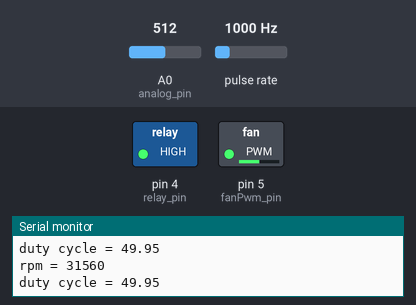
This sketch was run on a simulated Arduino Uno, built with avr-gcc and run on an emulated ATmega328P. Shown: switched loads named in the sketch (green lamp = pin HIGH), the last lines printed to the serial monitor. Wiring (inferred from the names in the program): pulse sensor: data pin 3. Inputs (shaded band) come from the test bench; at power-on: A0 (analog_pin) = 512, pulse rate 1000 Hz.

Above: at 1.2 s.
1.3 s: A0 (analog_pin) set to 0
At 1.6 s:
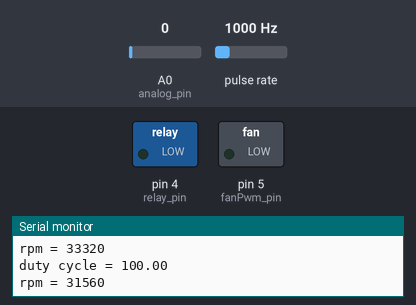
2.8 s: A0 (analog_pin) set to 30
At 3.4 s:
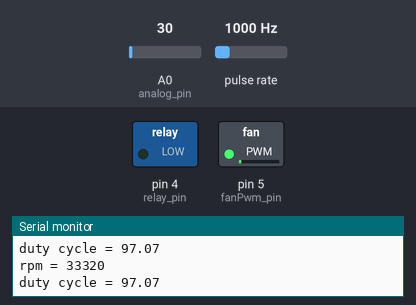
4.3 s: A0 (analog_pin) set to 306
At 4.9 s:
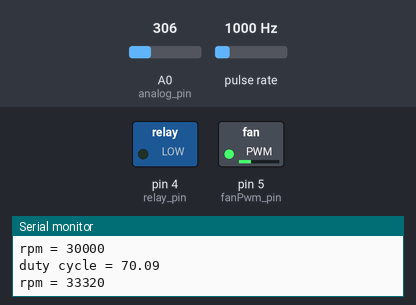
5.8 s: A0 (analog_pin) set to 911
At 6.4 s:
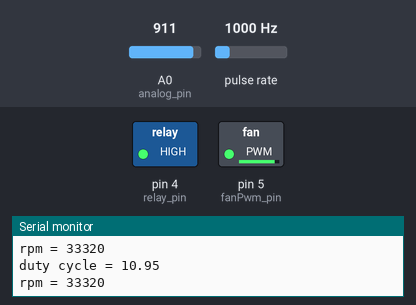
7.3 s: A0 (analog_pin) set to 927
At 7.8 s:
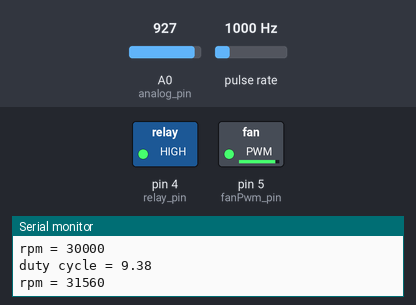
Timing chart, 0 to 10.3 s (numbered marks = the images above; inputs shaded):
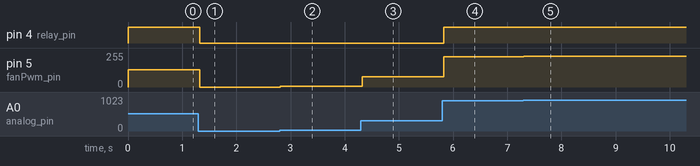

Measured:
- after the input at 1.3 s, pin 4 (relay_pin): HIGH → LOW at once; pin 5 (fanPwm_pin): 128/255 → 0/255 at once
- after the input at 2.8 s, pin 5 (fanPwm_pin): 0/255 → 7/255 at once
- after the input at 4.3 s, pin 5 (fanPwm_pin): 7/255 → 76/255 at once
- after the input at 5.8 s, pin 4 (relay_pin): LOW → HIGH at once; pin 5 (fanPwm_pin): 76/255 → 227/255 at once
- after the input at 7.3 s, pin 5 (fanPwm_pin): 227/255 → 231/255 at once

The sketch:

Fan_test.ino
```cpp
// Generates PWM on pin 5 using analogWrite. Measures tach sensor using interrupt 1.
// Last modified Janurary 25

int fanTach_pin = 3;  // Fan tachometer connected to digital pin 3 (int)
int relay_pin = 4;    // Mosfet connected to digital pin 4
int fanPwm_pin = 5;   // LED connected to digital pin 5 (pwm)
int analog_pin = 0;   // potentiometer connected to analog pin 0

unsigned int rpm = 0;
volatile byte half_revolutions = 0;

void setup()
{
  Serial.begin(9600);
  pinMode(fanPwm_pin, OUTPUT);   // sets the pin as output
  pinMode(relay_pin, OUTPUT);
}


void loop()
{
  int val = analogRead(analog_pin);

  analogWrite(fanPwm_pin, val / 4 );  // analogRead values go from 0 to 1023, analogWrite values from 0 to 255

  if (val/4 > 122) digitalWrite(relay_pin, HIGH);
  else digitalWrite(relay_pin, LOW);

  rpm = measureRpm();
  Serial.print("duty cycle = ");Serial.println( 100 - (float(val)/1023 * 100) );
  Serial.print("rpm = ");Serial.println(rpm);
}

unsigned int measureRpm(void)
{
  unsigned int result = 0;
  unsigned long timeold = 0;
  half_revolutions = 0;

  timeold = millis();
  attachInterrupt(digitalPinToInterrupt(fanTach_pin),rpm_fun,FALLING);
  while (half_revolutions < 20); // wait for 20 revolutions
  result = 30*1000/(millis() - timeold)*half_revolutions;
  detachInterrupt(digitalPinToInterrupt(fanTach_pin));
  return result;
}

void rpm_fun(void)
{
  half_revolutions++;
}
```
